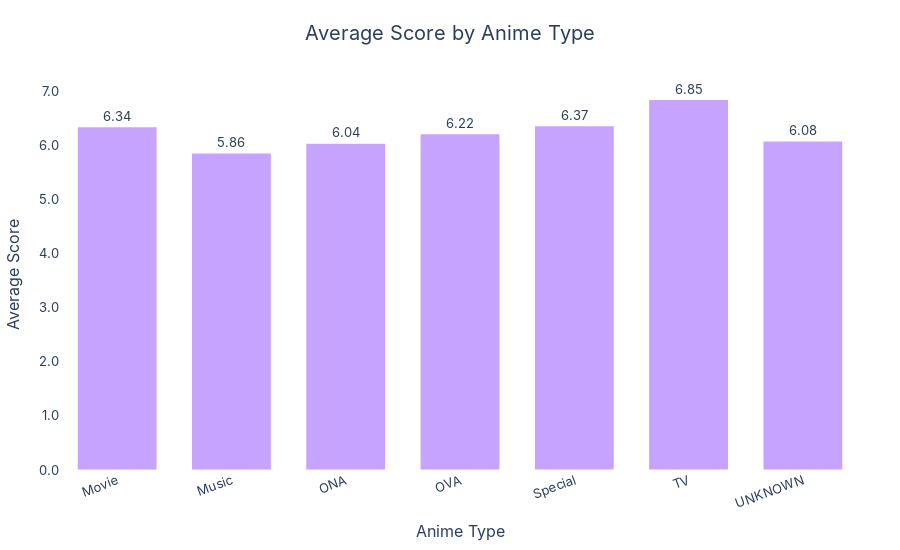

The code cell stored with this chart in its notebook:
### Markdown cell above
**Deep Insight**

- Mỗi Type anime có điểm số trung bình là bao nhiêu.

### Code cell
import pandas as pd
import plotly.express as px
import plotly.io as pio

pio.templates.default = "plotly_white"

# Convert Score to numeric
df_anime_dataset_2023["Score"] = pd.to_numeric(
    df_anime_dataset_2023["Score"],
    errors="coerce"
)

# Average score by Type
average_score_by_type = (
    df_anime_dataset_2023
    .groupby("Type")["Score"]
    .mean()
    .reset_index()
)
average_score_by_type.columns = ["Type", "Average Score"]

base_color = "#C6A3FF"

fig = px.bar(
    average_score_by_type,
    x="Type",
    y="Average Score",
    title="Average Score by Anime Type",
    labels={"Type": "Anime Type", "Average Score": "Average Score"},
    text="Average Score",
    category_orders={"Type": sorted(average_score_by_type["Type"].unique())}
)

fig.update_traces(
    marker_color=base_color,
    marker_line_color="white",
    marker_line_width=1.2,
    textposition="outside",
    texttemplate="%{text:.2f}",
    hovertemplate="<b>Type:</b> %{x}<br><b>Average Score:</b> %{y:.2f}<extra></extra>",
)

fig.update_xaxes(
    showgrid=False,
    zeroline=False,
    tickangle=-20
)

fig.update_yaxes(
    showgrid=False,
    gridcolor="#EEEEEE",
    zeroline=False,
    tickformat=".1f"
)

fig.update_layout(
    title={"text": "Average Score by Anime Type", "x": 0.5, "xanchor": "center"},
    bargap=0.3,
    height=550,
    font=dict(family="Inter", size=13),
    title_font=dict(size=20),
    margin=dict(t=80, l=60, r=40, b=80),
    hoverlabel=dict(bgcolor="white", bordercolor="#888", font_size=12),
)

fig.show()

### Figure 1 — Plotly figure (JSON) as saved in the notebook; plotly's stock layout.template omitted (floating-point values rounded to 4 significant figures)
{"data": [{"hovertemplate": "<b>Type:</b> %{x}<br><b>Average Score:</b> %{y:.2f}<extra></extra>", "legendgroup": "", "marker": {"color": "#C6A3FF", "line": {"color": "white", "width": 1.2}, "pattern": {"shape": ""}}, "name": "", "orientation": "v", "showlegend": false, "text": [6.344, 5.861, 6.038, 6.218, 6.366, 6.847, 6.08], "textposition": "outside", "texttemplate": "%{text:.2f}", "type": "bar", "x": ["Movie", "Music", "ONA", "OVA", "Special", "TV", "UNKNOWN"], "xaxis": "x", "y": [6.344, 5.861, 6.038, 6.218, 6.366, 6.847, 6.08], "yaxis": "y"}], "layout": {"bargap": 0.3, "barmode": "relative", "font": {"family": "Inter", "size": 13}, "height": 550, "hoverlabel": {"bgcolor": "white", "bordercolor": "#888", "font": {"size": 12}}, "legend": {"tracegroupgap": 0}, "margin": {"b": 80, "l": 60, "r": 40, "t": 80}, "title": {"font": {"size": 20}, "text": "Average Score by Anime Type", "x": 0.5, "xanchor": "center"}, "xaxis": {"anchor": "y", "categoryarray": ["Movie", "Music", "ONA", "OVA", "Special", "TV", "UNKNOWN"], "categoryorder": "array", "domain": [0, 1], "showgrid": false, "tickangle": -20, "title": {"text": "Anime Type"}, "zeroline": false}, "yaxis": {"anchor": "x", "domain": [0, 1], "gridcolor": "#EEEEEE", "showgrid": false, "tickformat": ".1f", "title": {"text": "Average Score"}, "zeroline": false}}}
